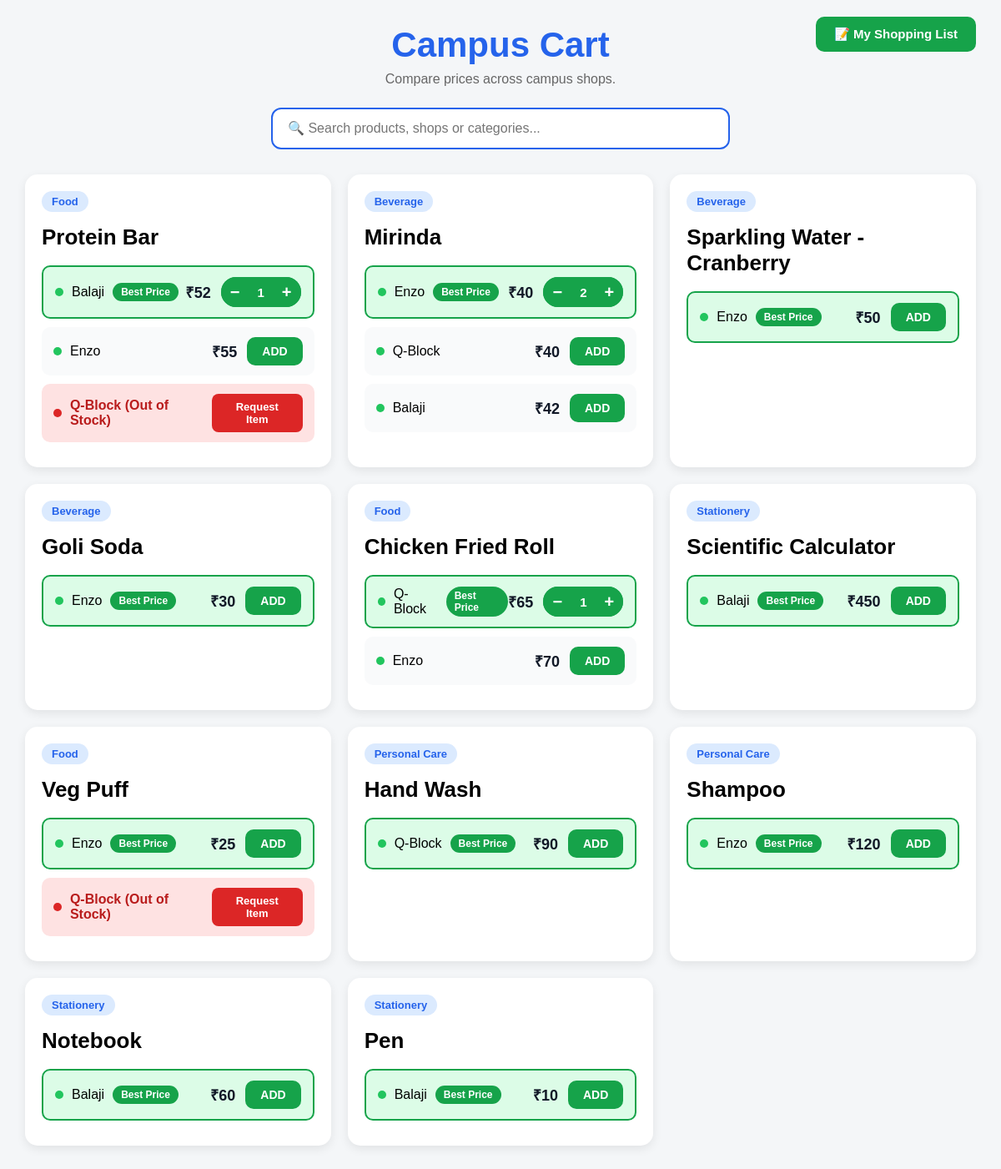
The page / on the database its author committed.
### tables this page shows
CREATE TABLE inventory (
    shop_id INTEGER,
    product_id INTEGER,
    stock INTEGER NOT NULL,
    price INTEGER NOT NULL,

    PRIMARY KEY (shop_id, product_id),

    FOREIGN KEY (shop_id) REFERENCES shops(id),
    FOREIGN KEY (product_id) REFERENCES products(id)
);

CREATE TABLE products (
    id INTEGER PRIMARY KEY,
    name TEXT NOT NULL,
    category TEXT NOT NULL
);

CREATE TABLE shops (
    id INTEGER PRIMARY KEY,
    name TEXT NOT NULL UNIQUE
);

### app.py (the view)
@app.route("/")
def home():
    conn = get_db_connection()
    rows = conn.execute("""
        SELECT
            products.id AS product_id,
            products.name AS product_name,
            products.category,
            shops.id AS shop_id,
            shops.name AS shop_name,
            inventory.price,
            inventory.stock
        FROM products
        LEFT JOIN inventory
            ON products.id = inventory.product_id
        LEFT JOIN shops
            ON inventory.shop_id = shops.id
        ORDER BY products.id, shops.id
    """).fetchall()
    cart_rows = conn.execute("""
        SELECT product_id, shop_id, quantity
        FROM cart
    """).fetchall()
    conn.close()
    cart = {}
    for row in cart_rows:
        cart[(row["product_id"], row["shop_id"])] = row["quantity"]
    products = {}
    for row in rows:
        product_id = row["product_id"]
        if product_id not in products:
            products[product_id] = {
                "product_name": row["product_name"],
                "category": row["category"],
                "shops": []
            }
        quantity = cart.get((row["product_id"], row["shop_id"]), 0)
        if row["shop_name"] is not None:
            products[product_id]["shops"].append({
                "product_id": row["product_id"],
                "shop_id": row["shop_id"],
                "shop_name": row["shop_name"],
                "price": row["price"],
                "stock": row["stock"],
                "quantity": quantity
            })
    for product in products.values():
        product["shops"].sort(
            key=lambda shop: (
                shop["stock"] == 0,
                shop["price"]
            )
        )
    return render_template(
        "index.html",
        products=products.values()
    )

### app.py (called while the page is built)
def get_db_connection():
    conn = sqlite3.connect("campus_cart.db")
    conn.row_factory = sqlite3.Row
    return conn

### templates/index.html (shortened to what this page needs)
<!DOCTYPE html>
<html lang="en">
<head>
</head>
<body>
    <div class="top-bar">
    <a href="/list">
        <button class="list-button">
            📝 My Shopping List
        </button>
    </a>
    </div>
<h1>Campus Cart</h1>
<p class="subtitle">Compare prices across campus shops.</p>
    <div class="search-container">
        <input
            type="text"
            id="searchBar"
            placeholder="🔍 Search products, shops or categories..."
        >
    </div>
    <div class="products-container">
        {% for product in products %}
        <div
            class="card"
            data-search="
                {{ product.product_name|lower }}
                {{ product.category|lower }}
                {% for shop in product.shops %}
                    {{ shop.shop_name|lower }}
                {% endfor %}
            "
        >
            <div class="category">{{ product.category }}</div>
            <div class="product-name">{{ product.product_name }}</div>
            {% for shop in product.shops %}
                {% if shop.stock > 0 %}
                <div class="shop-row {% if loop.first %}best-price{% else %}available{% endif %}">
                    <div class="shop-info">
                        <div class="dot green"></div>
                        <span class="shop-name">{{ shop.shop_name }}</span>
                        {% if loop.first %}
                            <span class="best-badge">Best Price</span>
                        {% endif %}
                    </div>
                    <div class="right-side">
                        <span class="price">₹{{ shop.price }}</span>
                        {% if shop.quantity == 0 %}
                            <a href="/cart/increase/{{ shop.product_id }}/{{ shop.shop_id }}">
                                <button class="add-button">
                                    ADD
                                </button>
                            </a>
                        {% else %}
                            <div class="quantity-box">
                                <a href="/cart/decrease/{{ shop.product_id }}/{{ shop.shop_id }}">
                                    <button class="qty-btn">−</button>
                                </a>
                                <div class="qty-number">
                                    {{ shop.quantity }}
                                </div>
                                <a href="/cart/increase/{{ shop.product_id }}/{{ shop.shop_id }}">
                                    <button class="qty-btn">+</button>
                                </a>
                            </div>
                        {% endif %}
                    </div>
                </div>
                {% else %}
                <div class="shop-row not-available">
                    <div class="shop-info">
                        <div class="dot red"></div>
                        <span class="shop-name red-text">
                            {{ shop.shop_name }} (Out of Stock)
                        </span>
                    </div>
                    <a href="/request/{{ shop.product_id }}/{{ shop.shop_id }}">
                        <button class="request-button">
                            Request Item
                        </button>
                    </a>
                </div>
                {% endif %}
            {% endfor %}
        </div>
        {% endfor %}
    </div>
</body>
</html>

### templates/index.html (style rules this page uses)
* { margin:0; padding:0; box-sizing:border-box; font-family:Arial, Helvetica, sans-serif; }
body { background:#F4F6F8; padding:30px; }
h1 { text-align:center; color:#2563EB; font-size:42px; margin-bottom:8px; }
.subtitle { text-align:center; color:#666; margin-bottom:25px; }
.top-bar { position:absolute; top:20px; right:30px; }
.list-button { background:#16A34A; color:white; border:none; padding:12px 22px; border-radius:10px; font-size:15px; font-weight:bold; cursor:pointer; }
.search-container { display:flex; justify-content:center; margin-bottom:30px; }
#searchBar { width:100%; max-width:550px; padding:14px 18px; border:2px solid #2563EB; border-radius:12px; font-size:16px; outline:none; }
.products-container { display:grid; grid-template-columns:repeat(auto-fit,minmax(340px,1fr)); gap:20px; }
.card { background:white; border-radius:15px; padding:20px; box-shadow:0 4px 12px rgba(0,0,0,0.08); transition:0.2s ease; }
.category { display:inline-block; padding:5px 12px; background:#DBEAFE; color:#2563EB; border-radius:20px; font-size:13px; font-weight:bold; margin-bottom:15px; }
.product-name { font-size:26px; font-weight:bold; margin-bottom:18px; }
.shop-row { display:flex; justify-content:space-between; align-items:center; padding:12px 14px; border-radius:10px; margin-bottom:10px; }
.available { background:#F9FAFB; }
.best-price { background:#DCFCE7; border:2px solid #16A34A; }
.not-available { background:#FEE2E2; }
.shop-info { display:flex; align-items:center; gap:10px; }
.dot { width:10px; height:10px; border-radius:50%; }
.green { background:#22C55E; }
.red { background:#DC2626; }
.shop-name { font-size:16px; font-weight:500; }
.red-text { color:#B91C1C; font-weight:bold; }
.best-badge { background:#16A34A; color:white; padding:4px 10px; border-radius:20px; font-size:12px; font-weight:bold; }
.price { font-size:18px; font-weight:bold; color:#111827; }
.right-side { display:flex; align-items:center; gap:12px; }
.add-button { background:#16A34A; color:white; border:none; padding:9px 18px; border-radius:10px; font-size:14px; font-weight:bold; cursor:pointer; }
.quantity-box { display:flex; align-items:center; background:#16A34A; border-radius:20px; overflow:hidden; }
.qty-btn { background:#16A34A; color:white; border:none; width:34px; height:36px; cursor:pointer; font-size:20px; font-weight:bold; }
.qty-number { color:white; min-width:28px; text-align:center; font-weight:bold; font-size:15px; }
.request-button { background:#DC2626; color:white; border:none; padding:8px 14px; border-radius:8px; font-size:13px; font-weight:bold; cursor:pointer; }
a { text-decoration:none; }

### rows shown on the page
inventory: category "Food", product_name "Protein Bar", shop_name "Enzo", price "55"
inventory: shop_name "Balaji", shows "Best Price", price "52", quantity "1"
inventory: shop_name "Q-Block"
inventory: category "Beverage", product_name "Mirinda", shop_name "Enzo", shows "Best Price", price "40", quantity "2"
inventory: shop_name "Q-Block", price "40"
inventory: shop_name "Balaji", price "42"
inventory: category "Beverage", product_name "Sparkling Water - Cranberry", shop_name "Enzo", shows "Best Price", price "50"
inventory: category "Beverage", product_name "Goli Soda", shop_name "Enzo", shows "Best Price", price "30"
inventory: category "Food", product_name "Chicken Fried Roll", shop_name "Enzo", price "70"
inventory: shop_name "Q-Block", shows "Best Price", price "65", quantity "1"
inventory: category "Stationery", product_name "Scientific Calculator", shop_name "Balaji", shows "Best Price", price "450"
inventory: category "Food", product_name "Veg Puff", shop_name "Enzo", shows "Best Price", price "25"
inventory: shop_name "Q-Block"
inventory: category "Personal Care", product_name "Hand Wash", shop_name "Q-Block", shows "Best Price", price "90"
inventory: category "Personal Care", product_name "Shampoo", shop_name "Enzo", shows "Best Price", price "120"
inventory: category "Stationery", product_name "Notebook", shop_name "Balaji", shows "Best Price", price "60"
inventory: category "Stationery", product_name "Pen", shop_name "Balaji", shows "Best Price", price "10"
